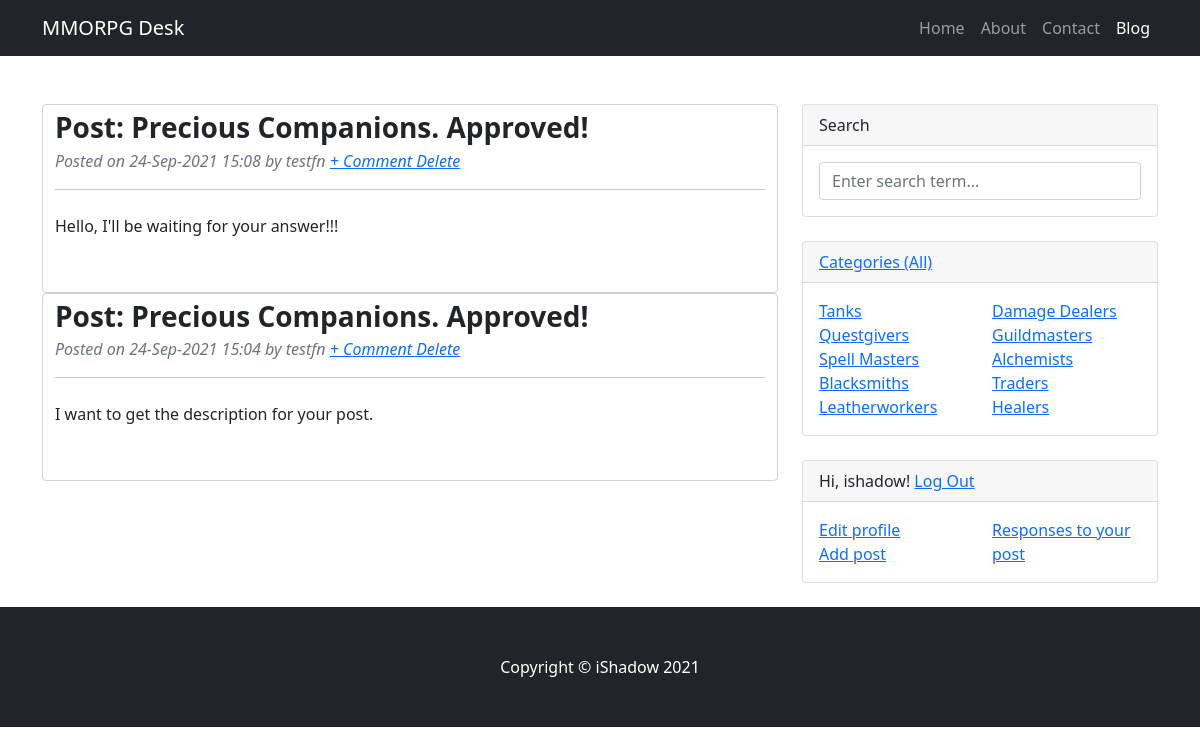
The app's page /posts/comments/ (signed in) with its own data.
### BB/models.py (models this page shows, shortened)
class Comment(models.Model):
    author = models.ForeignKey(CustomUser, on_delete=models.CASCADE)
    post = models.ForeignKey(Post, on_delete=models.CASCADE)
    date_posted = models.DateTimeField(auto_now_add=True)
    content = models.TextField()
    approved = models.BooleanField(default=False)
    @property
    def post_title(self):
        return self.post.title

class Post(models.Model):
    author = models.ForeignKey(CustomUser, on_delete=models.CASCADE)
    category = models.ManyToManyField(Category, through='PostCategory')
    title = models.CharField(max_length=255)
    date_posted = models.DateTimeField(auto_now_add=True)
    content = RichTextField()
    rating = models.IntegerField(default=0)

class Category(models.Model):
    name = models.CharField(max_length=255, unique=True)

### accounts/models.py (models this page shows)
class CustomUser(AbstractUser):
    need_mailing_news = models.BooleanField(default=False)

### BB/views.py (the view)
# urls.py: path('comments/', CommentListView.as_view(), name='comment_list'),
class CommentListView(LoginRequiredMixin, ListView):
    model = Comment  # указываем модель, объекты которой мы будем выводить
    template_name = 'BB/comments.html'  # указываем имя шаблона, в котором будет лежать html, в котором будут все инструкции о том, как именно пользователю должны вывестись наши объекты
    context_object_name = 'comments'  # это имя списка, в котором будут лежать все объекты, его надо указать, чтобы обратиться к самому списку объектов через html-шаблон
    form_class = CommentFormList
    def get_queryset(self):
        queryset = Comment.objects.filter(post__author=self.request.user).order_by('post', '-date_posted')
        return queryset
    def get_context_data(self, **kwargs):
        context = super().get_context_data(**kwargs)
        i = 0
        list_fh = []
        list_sh = []
        for cat in Category.objects.all():
            i += 1
            if i <= len(Category.objects.all()) / 2:
                list_fh.append(cat)
            else:
                list_sh.append(cat)
        context['categories'] = Category.objects.all()
        context['cat_fh'] = list_fh
        context['cat_sh'] = list_sh
        return context

### templates/BB/comments.html (shortened to what this page needs)
{% extends 'flatpages/default.html' %}
{% load static %}
{% load i18n %}
{% block content %}
    {% if comments %}
        {% for comment in comments %}
            {% if comment.approved %}
            <article class="form-control">
                <header class="mb-4">
                    <h3 class="fw-bolder mb-1">Post: {{ comment.post_title }}. Approved!</h3>
                    <div class="text-muted fst-italic mb-2">Posted on {{ comment.date_posted|date:'d-M-Y' }} {{ comment.date_posted|time:"H:i" }} by {{ comment.author }} <a href="{% url 'comment_delete' comment.pk %}">+ Comment Delete</a></div>
                    <hr>
                </header>
                <section class="mb-5 was-validated">
                    {{ comment.content }}
                </section>
            </article>
            {% endif %}
        {% endfor %}
    {% else %}
        <h2> {% blocktrans %}Comments not found{% endblocktrans %}</h2>
    {% endif %}
{% endblock content %}
{% block cat-widget %}
    {% if cat_fh or cat_sh %}
        <div class="col-sm-6">
            <ul class="list-unstyled mb-0">
                {% for category in cat_fh %}
                    <li><a href="{% url 'category_detail' category.id %}">{{ category.name }}</a></li>
                {% endfor %}
            </ul>
        </div>
        <div class="col-sm-6">
            <ul class="list-unstyled mb-0">
                {% for category in cat_sh %}
                    <li><a href="{% url 'category_detail' category.id %}">{{ category.name }}</a></li>
                {% endfor %}
            </ul>
        </div>
    {% else %}
        <h4>Categories not found</h4>
    {% endif %}
{% endblock cat-widget %}
{% block search %}
    <form class="input-group " action="{% url 'search_comments_results' %}" method="get">
        <input name="q" class="form-control" type="text" placeholder="Enter search term..." aria-label="Enter search term..." aria-describedby="button-search" />
    </form>
{% endblock search %}

### templates/flatpages/default.html (shortened to what this page needs)
{% load static %}
{% load i18n %}
<!DOCTYPE html>
<html lang="en">
    <head>
        <link href="{% static 'vendor/bootstrap/css/styles.css' %}" rel="stylesheet" />
    </head>
    <body>
        <nav class="navbar navbar-expand-lg navbar-dark bg-dark">
            <div class="container">
                <a class="navbar-brand" href="/home">MMORPG Desk</a>
                <div class="collapse navbar-collapse" id="navbarSupportedContent">
                    <ul class="navbar-nav ms-auto mb-2 mb-lg-0">
                        <li class="nav-item"><a class="nav-link" href="{% url 'home' %}">Home</a></li>
                        <li class="nav-item"><a class="nav-link" href="{% url 'about' %}">About</a></li>
                        <li class="nav-item"><a class="nav-link" href="{% url 'contacts' %}">Contact</a></li>
                        <li class="nav-item"><a class="nav-link active" aria-current="page" href="/posts">Blog</a></li>
                    </ul>
                </div>
            </div>
        </nav>
        <div class="container mt-5">
            <div class="row">
                <div class="col-lg-8">
                   {% block content %}{% endblock content %}
                </div>
                <div class="col-lg-4">
                    <div class="card mb-4">
                        <div class="card-header">Search</div>
                        <div class="card-body">
                            {% block search %}{% endblock search %}
                        </div>
                    </div>
                    <div class="card mb-4">
                        <div class="card-header"><a href="{% url 'post_list' %}">Categories (All)</a></div>
                        <div class="card-body">
                            <div class="row">
                                {% block cat-widget %}
                                {% endblock cat-widget %}
                            </div>
                        </div>
                    </div>
                    <div class="card mb-4">
                        <div class="card-header">
                            {% if user.is_authenticated %}
                                Hi, {{ user.username }}! <a href="{% url 'account_logout' %}">Log Out</a>
                            {% else %}
                                <a href="{% url 'account_login' %}">Log In</a> or <a href="{% url 'account_signup' %}">Registration</a>
                            {% endif %}
                        </div>
                        {% if user.is_authenticated %}
                            <div class="card-body">
                                <div class="row">
                                    <div class="col-sm-6">
                                        <ul class="list-unstyled mb-0">
                                            <li><a href="{% url 'signin' %}">Edit profile</a></li>
                                            <li><a href="{% url 'post_create' %}">Add post</a></li>
                                        </ul>
                                    </div>
                                    <div class="col-sm-6">
                                        <ul class="list-unstyled mb-0">
                                            <li><a href="{% url 'comment_list' %}">Responses to your post</a></li>
                                        </ul>
                                    </div>
                                </div>
                            </div>
                        {% else %}
                            <div class="card-body">To fully work with the blog, log in!</div>
                        {% endif %}
                    </div>
                </div>
            </div>
        </div>
        <footer class="py-5 bg-dark">
            <div class="container"><p class="m-0 text-center text-white">Copyright &copy; iShadow 2021</p></div>
        </footer>
    </body>
</html>

### records on screen
Comment: post_title "Precious Companions", date_posted "24-Sep-2021", date_posted "15:08", author "testfn", content "Hello, I'll be waiting for your answer!!!"
Comment: post_title "Precious Companions", date_posted "24-Sep-2021", date_posted "15:04", author "testfn", content "I want to get the description for your post."
Category: name "Tanks"
Category: name "Questgivers"
Category: name "Spell Masters"
Category: name "Blacksmiths"
Category: name "Leatherworkers"
Category: name "Damage Dealers"
Category: name "Guildmasters"
Category: name "Alchemists"
Category: name "Traders"
Category: name "Healers"
CustomUser: username "ishadow"
